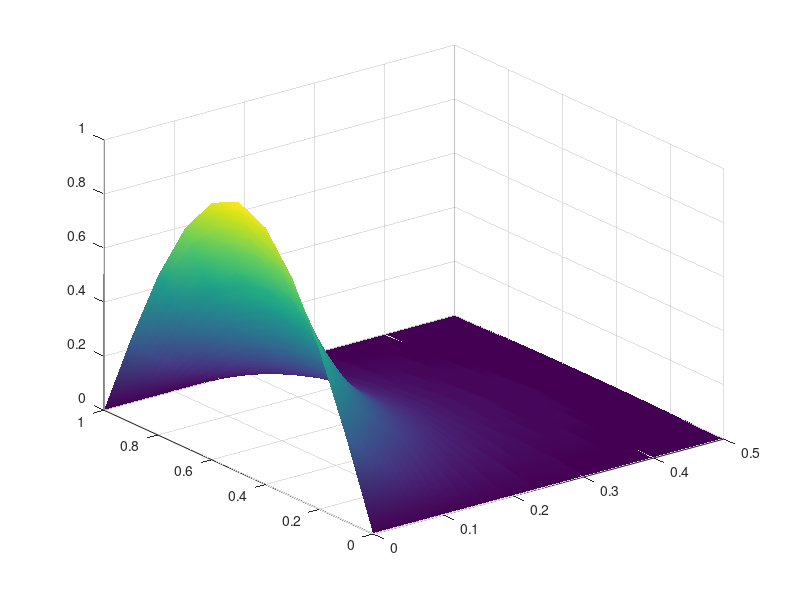
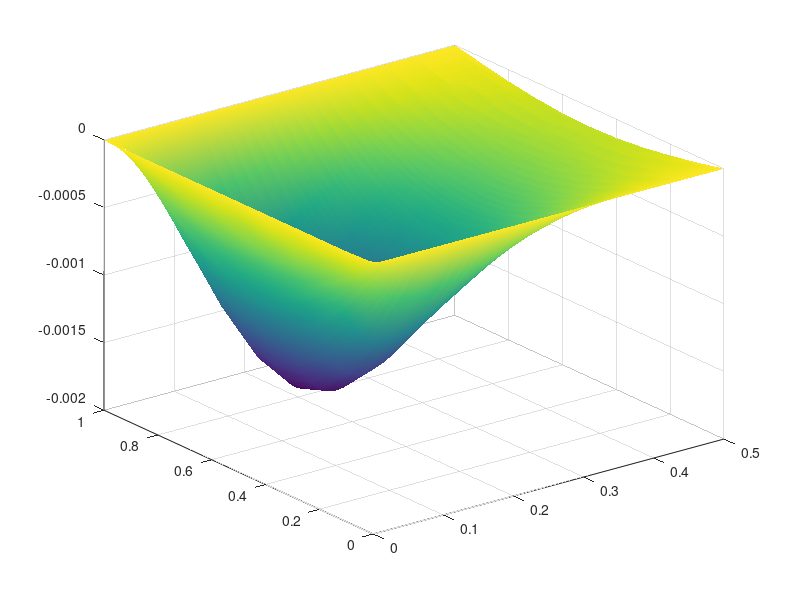

Here is the MATLAB script that generated these plots, in order:
clear all; close all; clc;

% u_t = u_xx
% u(t, 0) = 0
% u(t, 1) = 0
% u(0, x) = sin(pi * x)

Nx = 11
x0 = 0;
xf = 1;
x = linspace(x0, xf, Nx);
dx = x(2) - x(1)

t0 = 0;
tf = 0.5;
% Choose Nt so that dt / dx^2 = 1/4
Nt = 2 * (Nx - 1)^2 + 1
t = linspace(t0, tf, Nt);
dt = t(2) - t(1)

U = zeros(Nx, Nt);
U(:, 1) = sin(pi * x);
U(1, :) = 0;
U(end, :) = 0;

A = (diag(-2 * ones(Nx - 2, 1)) + diag(ones(Nx - 3, 1), 1) + diag(ones(Nx - 3, 1), -1)) / dx^2;

% Check the eigenvalues of A
[~, vals] = eig(A);
k = 1:(Nx - 2);
exact_vals = (2 / dx^2) * (cos(k * pi * dx) - 1);
sort(diag(vals))
sort(exact_vals')
sort(dt * diag(vals))

f = @(t, u)(A * u);

% Solve with forward Euler
for k = 1:Nt - 1
    U(2:end-1, k + 1) = U(2:end-1, k) + dt * f(t(k), U(2:end-1, k));
end

[T, X] = meshgrid(t, x);

figure()
surf(T, X, U)
shading interp

true_solution = @(t, x)(exp(-pi^2 * t) .* sin(pi * x));

err = U - true_solution(T, X);
figure()
surf(T, X, err)
shading interp

global_err = max(abs(err))